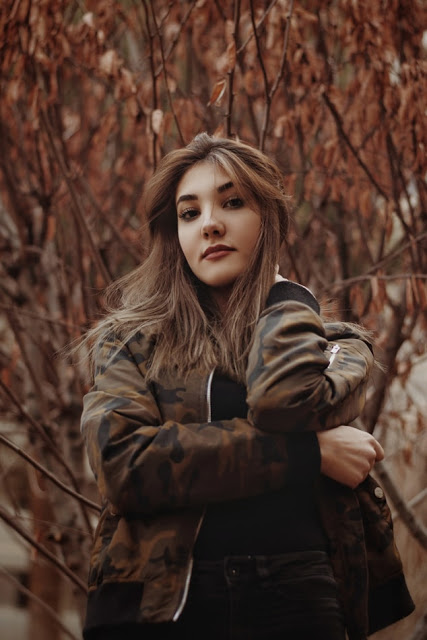
#> input picture Resources/image1.jpg, 427 x 640 px
$ python cropResize.py
#> lines starting #> are read from the running program, lines starting #| are printed output that depends on the picture
import cv2

img = cv2.imread("Resources/image1.jpg")
#> img is the input picture: shape (640, 427, 3); mean B, G, R 44.2, 54.7, 79.8
print(img.shape)
#| (640, 427, 3)

imgResize = cv2.resize(img, (500, 400))
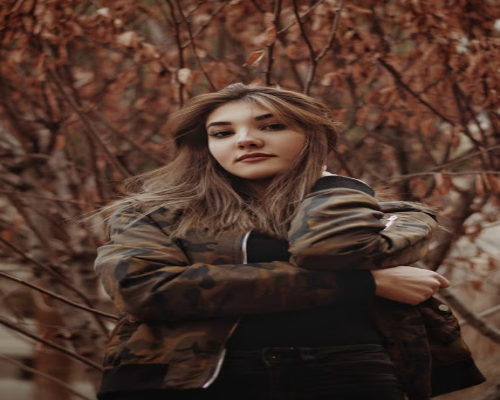
#> imgResize: shape (400, 500, 3); mean B, G, R 44.1, 54.6, 79.7
print(imgResize.shape)
#| (400, 500, 3)

imgCropped = img[0:300, 100:300]
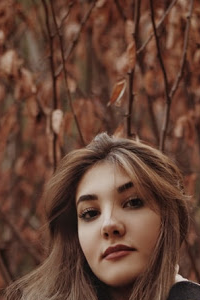
#> imgCropped: shape (300, 200, 3); mean B, G, R 53.5, 67.5, 101.4

cv2.imshow("Image", img)
cv2.imshow("Image Resize", imgResize)
cv2.imshow("Image Cropped", imgCropped)

cv2.waitKey(0)
cv2.destroyAllWindows()

$ run again, with Resources/abc.jpg copied over Resources/image1.jpg
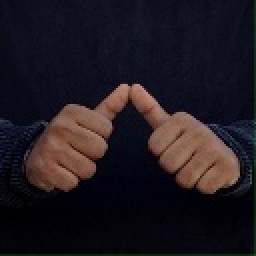
#> input picture Resources/abc.jpg, 128 x 128 px (shown 2 times larger)
#> img is the input picture: shape (128, 128, 3); mean B, G, R 31.5, 24.9, 30.8
#| (128, 128, 3)
#> `imgResize = cv2.resize(img, (500, 400))`:
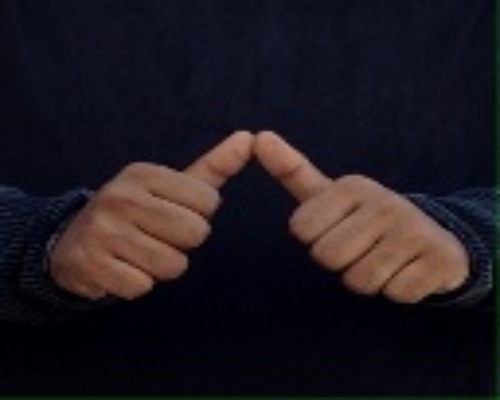
#> imgResize: shape (400, 500, 3); mean B, G, R 31.4, 24.8, 30.7
#| (400, 500, 3)
#> `imgCropped = img[0:300, 100:300]`:
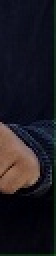
#> imgCropped: shape (128, 28, 3) (shown 2 times larger); mean B, G, R 33, 26.3, 28.8
